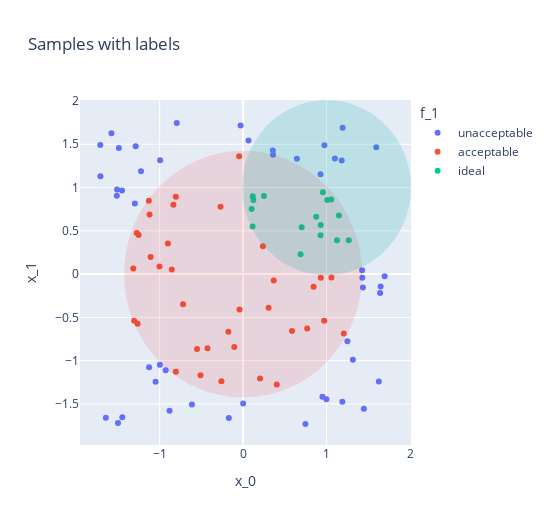

Notebook cell for this chart:
### Code cell
# Plot the sample df
import math

import plotly.express as px


fig = px.scatter(
    sample_df,
    x="x_0",
    y="x_1",
    color="f_1",
    width=550,
    height=525,
    title="Samples with labels",
)
fig.add_shape(
    type="circle",
    xref="x",
    yref="y",
    opacity=0.1,
    fillcolor="red",
    x0=-math.sqrt(2),
    y0=-math.sqrt(2),
    x1=math.sqrt(2),
    y1=math.sqrt(2),
    line_color="red",
)
fig.add_shape(
    type="circle",
    xref="x",
    yref="y",
    opacity=0.2,
    fillcolor="LightSeaGreen",
    x0=0,
    y0=0,
    x1=2,
    y1=2,
    line_color="LightSeaGreen",
)
fig.show()

### Figure 1 — Plotly figure (JSON) as saved in the notebook; plotly's stock layout.template omitted (floating-point values rounded to 4 significant figures)
{"data": [{"hovertemplate": "f_1=unacceptable<br>x_0=%{x}<br>x_1=%{y}<extra></extra>", "legendgroup": "unacceptable", "marker": {"color": "#636efa", "symbol": "circle"}, "mode": "markers", "name": "unacceptable", "orientation": "v", "showlegend": true, "type": "scatter", "x": [1.1, 0.9508, -0.6132, -0.795, -1.288, 0.06462, -1.451, 1.429, 1.315, -1.126, 1.192, -1.712, 1.596, 1.648, 1.189, -1.645, 1.447, 0.9743, 1.436, 1.642, -1.489, 1.181, 0.3562, -0.9984, 0.9277, -0.9948, 0.0003858, -0.1709, -1.511, -1.514, 1.627, 0.6445, 1.426, -1.448, -1.049, -1.297, 0.3594, 1.249, 1.696, -0.8812, -0.9282, -1.224, 0.9989, -1.71, -1.5, -1.578, -0.0299, 0.747], "xaxis": "x", "y": [1.337, -1.417, -1.505, 1.746, 1.477, 1.543, 0.9648, -0.04194, -0.9883, -1.077, 1.692, 1.493, 1.466, -0.1425, -1.474, -1.658, -1.556, 1.488, -0.1553, -0.2176, 1.458, 1.312, 1.427, -1.046, 1.154, 1.315, -1.496, -1.663, 0.9767, 0.905, -1.242, 1.334, 0.04517, -1.655, -1.242, 0.8165, 1.38, -0.7763, -0.02534, -1.577, -1.109, 1.189, -1.445, 1.131, -1.719, 1.626, 1.716, -1.731], "yaxis": "y"}, {"hovertemplate": "f_1=acceptable<br>x_0=%{x}<br>x_1=%{y}<extra></extra>", "legendgroup": "acceptable", "marker": {"color": "#EF553B", "symbol": "circle"}, "mode": "markers", "name": "acceptable", "orientation": "v", "showlegend": true, "type": "scatter", "x": [-0.1059, -1.316, -1.275, -0.8354, -0.8066, 0.3668, -1.253, -1.13, -1.109, 1.207, 0.2029, -1.121, 0.5858, -0.04777, -1.002, 1.059, -0.04376, 0.8444, -0.2597, 0.7679, 0.9715, -0.5522, -0.8062, -0.2711, -0.1772, -0.9019, -1.307, -0.8549, 0.2367, -0.4277, 0.4032, -0.5105, -1.265, 0.9308, 0.3048, -0.72], "xaxis": "x", "y": [-0.8424, 0.06446, 0.4748, 0.8027, 0.8943, -0.07512, 0.4516, 0.8489, 0.1976, -0.6862, -1.206, 0.6891, -0.6582, 1.361, 0.08683, -0.04032, -0.4101, -0.1464, -1.237, -0.6279, -0.5373, -0.8647, -1.127, 0.7793, -0.667, 0.3534, -0.5382, 0.05458, 0.323, -0.8561, -1.276, -1.167, -0.5733, -0.0427, -0.3899, -0.3479], "yaxis": "y"}, {"hovertemplate": "f_1=ideal<br>x_0=%{x}<br>x_1=%{y}<extra></extra>", "legendgroup": "ideal", "marker": {"color": "#00cc96", "symbol": "circle"}, "mode": "markers", "name": "ideal", "orientation": "v", "showlegend": true, "type": "scatter", "x": [0.1135, 0.1022, 0.2496, 1.148, 1.266, 1.055, 1.008, 0.9299, 0.9558, 0.6888, 0.1152, 0.1231, 0.9276, 0.8753, 1.125, 0.7016], "xaxis": "x", "y": [0.5504, 0.751, 0.9036, 0.6764, 0.3913, 0.8633, 0.8566, 0.5685, 0.9471, 0.2282, 0.8992, 0.8572, 0.4477, 0.6614, 0.3914, 0.5423], "yaxis": "y"}], "layout": {"height": 525, "legend": {"title": {"text": "f_1"}, "tracegroupgap": 0}, "shapes": [{"fillcolor": "red", "line": {"color": "red"}, "opacity": 0.1, "type": "circle", "x0": -1.414, "x1": 1.414, "xref": "x", "y0": -1.414, "y1": 1.414, "yref": "y"}, {"fillcolor": "LightSeaGreen", "line": {"color": "LightSeaGreen"}, "opacity": 0.2, "type": "circle", "x0": 0, "x1": 2, "xref": "x", "y0": 0, "y1": 2, "yref": "y"}], "title": {"text": "Samples with labels"}, "width": 550, "xaxis": {"anchor": "y", "domain": [0, 1], "title": {"text": "x_0"}}, "yaxis": {"anchor": "x", "domain": [0, 1], "title": {"text": "x_1"}}}}
